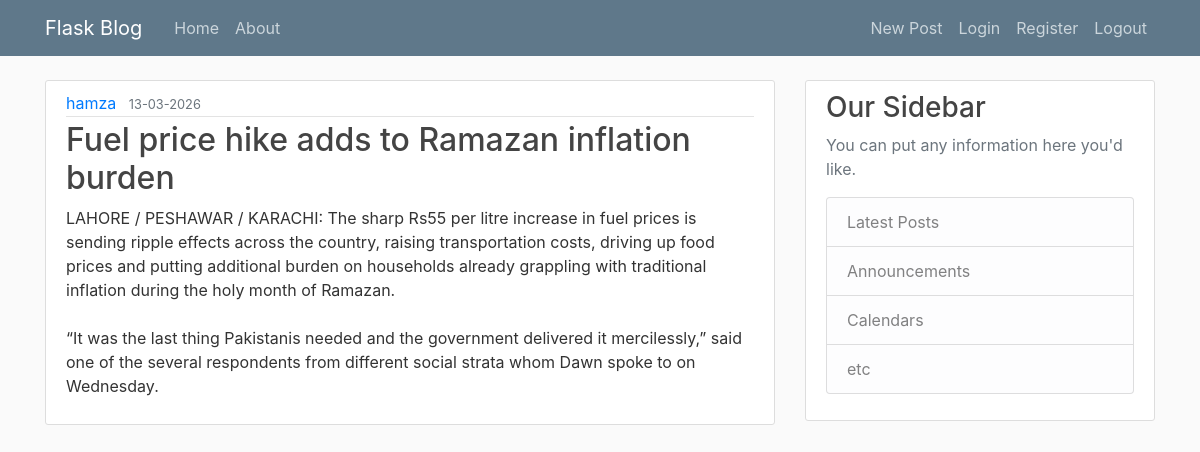
The app's page /post/4 with its own data.
### models.py (models this page shows, shortened)
class User(db.Model):
    id=db.Column(db.Integer,primary_key=True)
    username=db.Column(db.String(20),unique=True,nullable=False)
    email=db.Column(db.String(120),unique=True,nullable=False)
    password=db.Column(db.String(60),nullable=False)
    posts=db.relationship('Post',backref="author",lazy=True )

class Post(db.Model):
    id = db.Column(db.Integer, primary_key=True)
    title=db.Column(db.String(100),nullable=False)
    date_posted = db.Column(db.DateTime, nullable=False, default=datetime.utcnow)
    content=db.Column(db.Text,nullable=False)
    user_id=db.Column(db.Integer,db.ForeignKey('user.id'),nullable=False)

### app.py (the view)
@app.route("/post/<int:post_id>")
def post(post_id):
    post = Post.query.get_or_404(post_id)
    return render_template('post.html', title=post.title, post=post)

### templates/post.html (shortened to what this page needs)
{% extends 'layout.html' %}
{% block content %}
<article class="media content-section">
  <div class="media-body">
    <div class="article-metadata">
      <a class="mr-2" href="#">{{ post.author.username }}</a>
      <small class="text-muted">{{ post.date_posted.strftime('%d-%m-%Y') }}</small>
    </div>
    <h2 class="article-title">{{ post.title }}</h2>
    <p class="article-content">{{ post.content }}</p>
  </div>
</article>
{% endblock content %}

### static/main.css (style rules this page uses)
body { background: #fafafa; color: #333333; margin-top: 5rem; }
h1, h2, h3, h4, h5, h6 { color: #444444; }
.content-section { background: #ffffff; padding: 10px 20px; border: 1px solid #dddddd; border-radius: 3px; margin-bottom: 20px; }
.article-title { color: #444444; }
.article-content { white-space: pre-line; }
.article-metadata { padding-bottom: 1px; margin-bottom: 4px; border-bottom: 1px solid #e3e3e3 }

### records on screen
User: author.username "hamza"
Post: date_posted "13-03-2026", title "Fuel price hike adds to Ramazan inflation burden", content "LAHORE / PESHA­WAR / KARACHI: The sharp Rs55 per litre increase in fuel prices is sending ripple effects across the country, raising transportation costs, driving up food prices and putting additional burden on households already grappling with traditional inflation during the holy month of Ramazan. “It was the last thing Pakistanis needed and the government delivered it mercilessly,” said one of the several respondents from different social strata whom Dawn spoke to on Wednesday."
